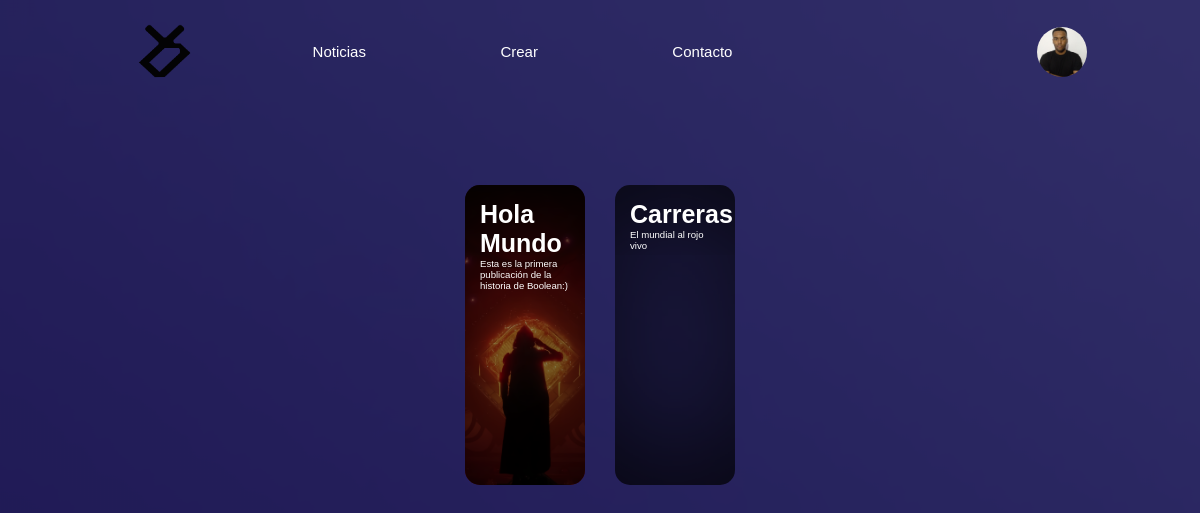
The page /Usuario/mis-noticias.php?id=12 (signed in) on the database its author committed.
### tables this page shows
CREATE TABLE `usuario` (
  `id_usuario` int(11) NOT NULL,
  `nombre` varchar(20) NOT NULL,
  `apellidos` varchar(20) NOT NULL,
  `email` varchar(50) NOT NULL,
  `contraseña` varchar(160) NOT NULL,
  `foto` varchar(100) NOT NULL,
  `estado` varchar(10) DEFAULT NULL,
  `ban` varchar(3) NOT NULL
);

CREATE TABLE `noticia` (
  `id` int(11) NOT NULL,
  `id_user` int(11) NOT NULL,
  `titulo` varchar(30) NOT NULL,
  `descripcion` varchar(500) NOT NULL,
  `contenido` text NOT NULL,
  `imagen` varchar(200) NOT NULL
);

### Usuario/mis-noticias.php (the view, shortened to what this page needs)
<?php
require("../Datos/conexion.php");
$email = '';
$id = $_GET['id'];
if (isset($_SESSION['email'])) {
    $email = $_SESSION['email'];
    $sql_user = "SELECT * FROM usuario WHERE email = '$email'";
    $resultado_user = mysqli_query($conexion, $sql_user) or die(mysqli_error($conexion));
    $row_user = mysqli_fetch_array($resultado_user);
} else {
    $email = '';
    $psw = '';
    $row_user['estado'] = '';
}
$sql = "SELECT *  FROM noticia INNER JOIN usuario ON id_usuario = id_user WHERE id_usuario = '$id'";
$resultado = mysqli_query($conexion, $sql);
?>
<html>
<head>
    <link rel="stylesheet" type="text/css" href="estilos.css" title="style" />
</head>
<body>
    <div class="contenedor-news">
        <div id="nav-row">
            <div class="navegacion">
                <a href="./index.php"><img src="./imagenes/LogoDani-02.png" class="logo" /></a>
                <nav>
                    <ul>
                        <li class="barra">
                            <a href="./noticias.php" class="decBarra">Noticias</a>
                        </li>
                        <li class="barra">
                            <a href="./crearNoticia.php" class="decBarra">Crear</a>
                        </li>
                        <li class="barra">
                            <a href="./contacto.php" class="decBarra">Contacto</a>
                        </li>
                    </ul>
                </nav>
            </div>
            <div class="identificacion">
                <?php if ($email != '') { ?>
                    <a href = "./perfil.php"><img src="./imagenes/<?php echo $row_user['foto']; ?>" id="imgId" heigth = "50px" width = "50px"/></a>
                <?php } ?>
            </div>
        </div><br><br><br><br>
        <div class="algo">
            <div class="tarjeta">
                <div class="texto">
                    <div id="arreglo3">
                        <?php
                        if ($resultado) {
                            while ($fila = mysqli_fetch_array($resultado)) {
                        ?>
                                <a href="./articulo.php?id=<?php echo $fila['id'] ?>">
                                    <div class="wrapper" style="background-image: url('Resources/Noticias/<?php echo ($fila['titulo']) ?>/<?php echo ($fila['imagen']) ?>')">
                                        <h5><?php echo ($fila['titulo']) ?></h5>
                                        <p>
                                            <?php echo ($fila['descripcion']) ?>
                                        </p>
                                    </div>
                                </a>
                        <?php
                            }
                        }
                        ?>
                    </div>
                </div>
            </div>
        </div>
    </div>
</body>
</html>

### Usuario/estilos.css (style rules this page uses)
* { padding: 0; margin: 0; font-family: Tahoma, sans-serif; background-repeat: no-repeat; }
.navegacion { display: flex; align-items: center; }
nav { flex: 1; text-align: right; color: white; }
nav ul li { list-style: none; margin-left: 70px; display: inline-block; }
.logo { width: 100px; cursor: pointer; }
.barra { border-radius: 10px; padding: 30px; }
#nav-row { display: flex; flex-direction: row; justify-content: space-around; align-items: center; }
.identificacion { margin-left: 195px; display: flex; flex-direction: row; justify-content: flex-end; align-items: center; width: 130px; height: 50px; }
.decBarra { text-decoration: none; color: white; font-size: 15px; }
.tarjeta { display: flex; align-items: center; justify-content: center; align-items: center; width: 100%; height: 100%; }
.algo { width: 100%; height: auto; display: flex; flex-direction: row; flex-flow: wrap; background-size: cover; box-sizing: border-box; justify-content: space-around; }
#arreglo3 { display: flex; flex-direction: row; flex-flow: wrap; justify-content: space-around; width: 100%; height: 900px; margin-top: 0; }
.wrapper { display: inline-block; cursor: pointer; font-size: 0.8vw; width: 10vw; height: 300px; border-radius: 15px; padding: 15px; box-sizing: border-box; margin: 10px 15px; box-shadow: inset 0 0 150px 2px rgb(0, 0, 0); background-position: center center; background-size: cover; background-repeat: no-repeat; transition: 0.5s; animation-duration: 2s; animation-iteration-count: infinite; transform-origin: bottom; }
h5 { font-size: 25px; color: white; }
.wrapper p { color: white; }
body { background-color: rgb(250, 243, 243); }
body { display: flex; justify-content: center; }
body { background-image: url(./imagenes/website-background-image-size-psd-vector-photo_waifu2x_art_noise3_scale_tta_1.png); }
#imgId { border-radius: 100% }

### rows shown on the page
usuario: foto (picture)
noticia: titulo+imagen (picture), titulo "Hola Mundo", descripcion "Esta es la primera publicación de la historia de Boolean:)"
noticia: titulo "Carreras", descripcion "El mundial al rojo vivo"
